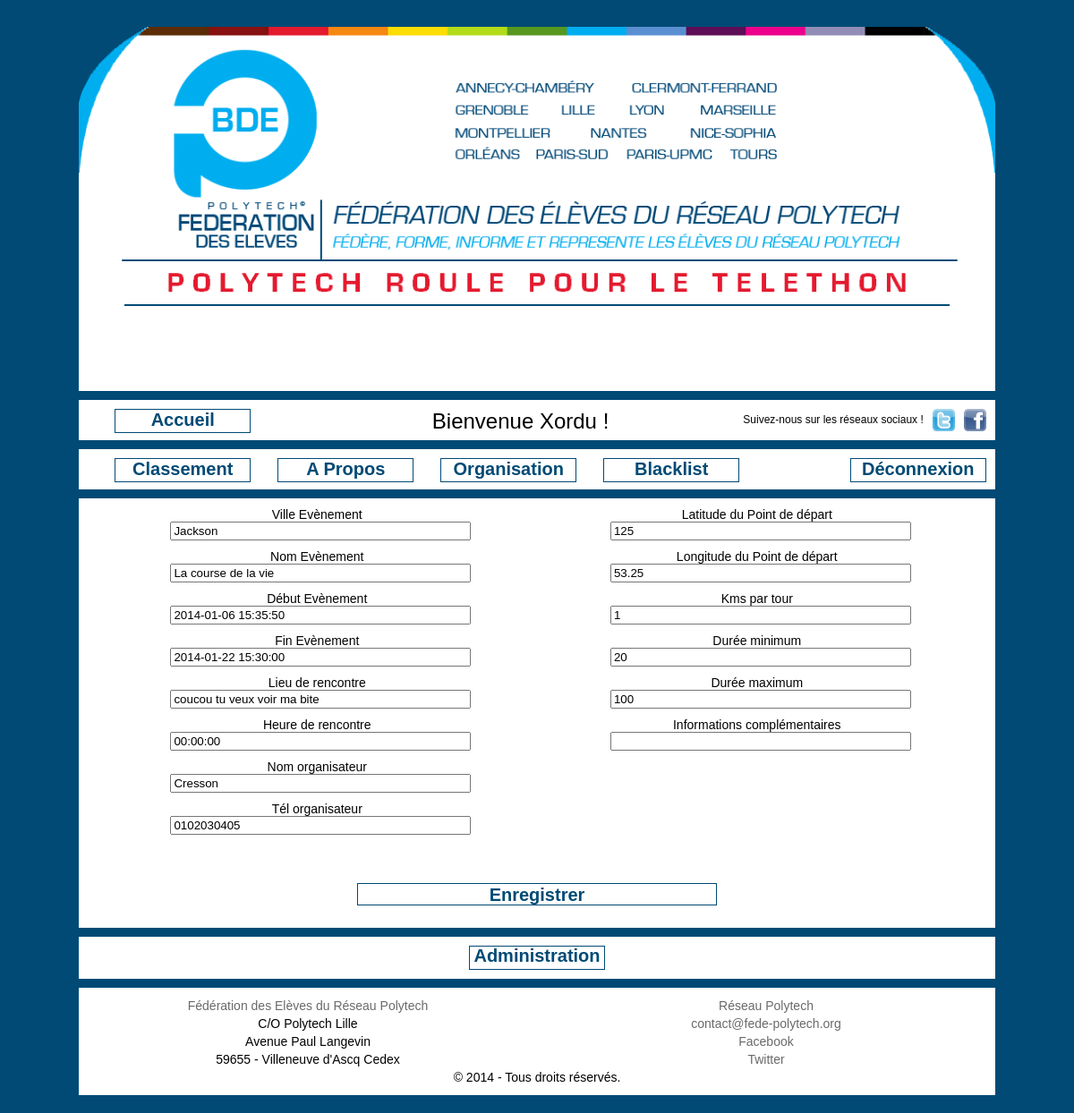
Page /index.php?page=event_modify (signed in) on the committed database.
### tables this page shows
CREATE TABLE IF NOT EXISTS `events` (
  `NomVille` varchar(50) NOT NULL,
  `NomEvent` varchar(50) DEFAULT NULL,
  `HeureMeeting` time DEFAULT NULL,
  `DebutEvenement` timestamp NOT NULL DEFAULT CURRENT_TIMESTAMP ON UPDATE CURRENT_TIMESTAMP,
  `FinEvenement` timestamp NOT NULL DEFAULT '0000-00-00 00:00:00',
  `Adresse` varchar(250) NOT NULL,
  `Organisateur` varchar(10) DEFAULT '',
  `NbCoureurs` int(11) DEFAULT '0',
  `Infos` varchar(250) DEFAULT '',
  PRIMARY KEY (`NomVille`)
);

CREATE TABLE users (
  Tel varchar(10) NOT NULL,
  Nom varchar(40) NOT NULL,
  Prenom varchar(40) NOT NULL,
  Email varchar(100) NOT NULL,
  Pass varchar(64) NOT NULL,
  VilleOrigine varchar(50) NOT NULL,
  VilleEvent varchar(50) default NULL,
  NbKm int default 0,
  Confirmation varchar(20)NOT NULL,
  Etat int default 0,
  PRIMARY KEY (Tel),
  FOREIGN KEY (VilleEvent) REFERENCES events(NomVille),
  FOREIGN KEY (VilleOrigine) REFERENCES cities(NomVille)
);

CREATE TABLE IF NOT EXISTS `parcours` (
  `IdParcours` int(11) NOT NULL AUTO_INCREMENT,
  `NomVille` varchar(50) NOT NULL,
  `Longueur` double NOT NULL,
  `DureeMax` int(11) NOT NULL,
  `DureeMin` int(11) NOT NULL,
  `Latitude` float NOT NULL,
  `Longitude` float NOT NULL,
  PRIMARY KEY (`IdParcours`),
  KEY `NomVille` (`NomVille`)
);

### pages/event_modify.php (the view, shortened to what this page needs)
<?php
	$request = mysql_query("SELECT * FROM events WHERE Organisateur = '".$_SESSION['username']."'") or die(MYSQL_QUERY_ERROR.mysql_error());
	$row_orga = mysql_fetch_array($request);
	echo '<div style="width:80%;height:460px;">';
	if(mysql_num_rows($request) == 1)
	{
		$requestParcours = mysql_query("SELECT * FROM parcours WHERE NomVille = '".$row_orga['NomVille']."'") or die(MYSQL_QUERY_ERROR.mysql_error());
		$row_parcours = mysql_fetch_array($requestParcours);
			if(mysql_num_rows($requestParcours) == 1)
		{
			$requestNameOrganisateur = mysql_query("SELECT Nom FROM users WHERE Tel = '".$_SESSION['username']."'") or die(MYSQL_QUERY_ERROR.mysql_error());
			$row_name = mysql_fetch_array($requestNameOrganisateur);
				if(mysql_num_rows($requestNameOrganisateur) == 1)
			{
				echo '<form action="./scripts/ajoutSuppressionEvent.php?site=1" method="post">';
					echo '
					  <div style="width:100%;height:360px;">
						<div style="float:left;width:40%;height:120px;">
						  Ville Evènement <input type="text" style="width:100%;margin-bottom:10px;" name="ville" value="'.$row_orga['NomVille'].'" readonly /><br />
						  Nom Evènement <input type="text" style="width:100%;margin-bottom:10px;" name="nom" value="'.$row_orga['NomEvent'].'" /><br />
						  Début Evènement <input type="text" style="width:100%;margin-bottom:10px;" name="debut" value="'.$row_orga['DebutEvenement'].'" /><br />
						  Fin Evènement <input type="text" style="width:100%;margin-bottom:10px;" name="fin" value="'.$row_orga['FinEvenement'].'" /><br />
						  Lieu de rencontre <input type="text" style="width:100%;margin-bottom:10px;" name="adresse" value="'.$row_orga['Adresse'].'" /><br />
						  Heure de rencontre <input type="text" style="width:100%;margin-bottom:10px;" name="meet" value="'.$row_orga['HeureMeeting'].'" /><br />
						  Nom organisateur <input type="text" style="width:100%;margin-bottom:10px;" name="orga" value="'.$row_name['Nom'].'" readonly/><br />
						  Tél organisateur <input type="text" style="width:100%;margin-bottom:10px;" name="tel" value="'.$row_orga['Organisateur'].'" readonly/><br />
						</div>
						<div style="float:right;width:40%;height:120px;">
						  Latitude du Point de départ<input type="text" style="width:100%;margin-bottom:10px;" name="latitude" value="'.$row_parcours['Latitude'].'" />
						  Longitude du Point de départ <input type="text" style="width:100%;margin-bottom:10px;" name="longitude" value="'.$row_parcours['Longitude'].'" /><br />
						  Kms par tour <input type="text" style="width:100%;margin-bottom:10px;" name="longueur" value="'.$row_parcours['Longueur'].'" /><br />
						  Durée minimum <input type="text" style="width:100%;margin-bottom:10px;" name="min" value="'.$row_parcours['DureeMin'].'" /><br />
						  Durée maximum <input type="text" style="width:100%;margin-bottom:10px;" name="max" value="'.$row_parcours['DureeMax'].'" /><br />
						  Informations complémentaires <input type="text" style="width:100%;margin-bottom:10px;" name="info" value="'.$row_orga['Infos'].'" /><br />
						</div>
						<input type="hidden" name="modif" value="coucou"/>
					  </div>
					';
					echo '<div style="width:100%;height:20px;">';
					  echo'<input id="bouton_menu" style="width:49%;float:center; margin-top : 60px; background-color:white" type="submit" value="Enregistrer" />';
					echo '</div>';
				echo '</form>';
			}
		}
	}
	echo '</div>';
?>

### style.css (style rules this page uses)
BODY, html { padding:0; margin:0; background-attachment:fixed; font-family:Arial, Helvetica, sans-serif; font-size:14px; -webkit-background-size: cover; -moz-background-size: cover; -o-background-size: cover; background-size: cover; background-color:#004A75; text-align:center; }
#bouton_menu { height:25px; width:150px; border:solid 1px #004A75; color:#004A75; text-align:center; font-weight: bold; font-size: 20px; }

### rows in the picture
events: ville "Jackson", nom "La course de la vie", debut "2014-01-06 15:35:50", fin "2014-01-22 15:30:00", adresse "coucou tu veux voir ma bite", meet "00:00:00", tel "0102030405"
users: orga "Cresson"
parcours: latitude "125", longitude "53.25", longueur "1", min "20", max "100"
